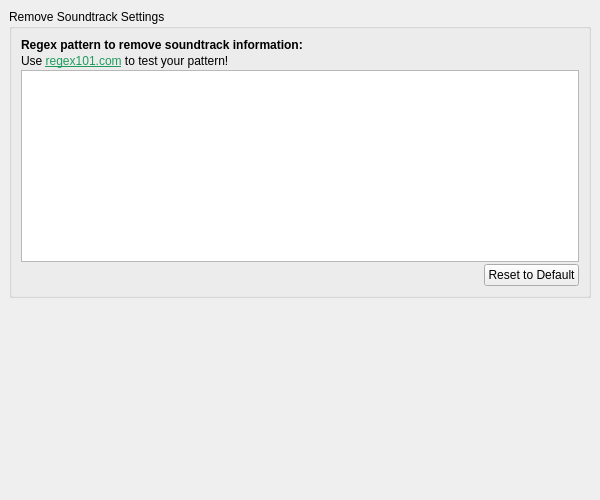
<?xml version="1.0" encoding="UTF-8"?>
<ui version="4.0">
 <class>RemoveSoundtrackOptionsPage</class>
 <widget class="QWidget" name="RemoveSoundtrackOptionsPage">
  <property name="geometry">
   <rect>
    <x>0</x>
    <y>0</y>
    <width>600</width>
    <height>500</height>
   </rect>
  </property>
  <layout class="QVBoxLayout" name="vboxlayout">
   <property name="spacing">
    <number>6</number>
   </property>
   <property name="leftMargin">
    <number>9</number>
   </property>
   <property name="topMargin">
    <number>9</number>
   </property>
   <property name="rightMargin">
    <number>9</number>
   </property>
   <property name="bottomMargin">
    <number>9</number>
   </property>
   <item>
    <widget class="QGroupBox" name="regex_group">
     <property name="title">
      <string>Remove Soundtrack Settings</string>
     </property>
     <layout class="QVBoxLayout" name="vboxlayout1">
      <property name="spacing">
       <number>2</number>
      </property>
      <property name="leftMargin">
       <number>9</number>
      </property>
      <property name="topMargin">
       <number>9</number>
      </property>
      <property name="rightMargin">
       <number>9</number>
      </property>
      <property name="bottomMargin">
       <number>9</number>
      </property>
      <item>
       <widget class="QLabel" name="regex_label">
        <property name="font">
         <font>
          <bold>true</bold>
         </font>
        </property>
        <property name="text">
         <string>Regex pattern to remove soundtrack information:</string>
        </property>
       </widget>
      </item>
      <item>
       <widget class="QLabel" name="regex_hint">
        <property name="text">
         <string>&lt;html&gt;&lt;head/&gt;&lt;body&gt;&lt;p&gt;Use &lt;a href=&quot;https://regex101.com/&quot;&gt;&lt;span style=&quot; text-decoration: underline; color:#1f9b5d;&quot;&gt;regex101.com&lt;/span&gt;&lt;/a&gt; to test your pattern!&lt;/p&gt;&lt;/body&gt;&lt;/html&gt;</string>
        </property>
        <property name="openExternalLinks">
         <bool>true</bool>
        </property>
       </widget>
      </item>
      <item>
       <widget class="QPlainTextEdit" name="regex_pattern"/>
      </item>
      <item>
       <layout class="QHBoxLayout" name="button_layout">
        <item>
         <spacer name="horizontalSpacer">
          <property name="orientation">
           <enum>Qt::Orientation::Horizontal</enum>
          </property>
          <property name="sizeHint" stdset="0">
           <size>
            <width>0</width>
            <height>0</height>
           </size>
          </property>
         </spacer>
        </item>
        <item>
         <widget class="QPushButton" name="reset_button">
          <property name="text">
           <string>Reset to Default</string>
          </property>
         </widget>
        </item>
       </layout>
      </item>
     </layout>
    </widget>
   </item>
   <item>
    <spacer name="verticalSpacer">
     <property name="orientation">
      <enum>Qt::Orientation::Vertical</enum>
     </property>
     <property name="sizeHint" stdset="0">
      <size>
       <width>20</width>
       <height>40</height>
      </size>
     </property>
    </spacer>
   </item>
  </layout>
 </widget>
 <resources/>
 <connections/>
</ui>
